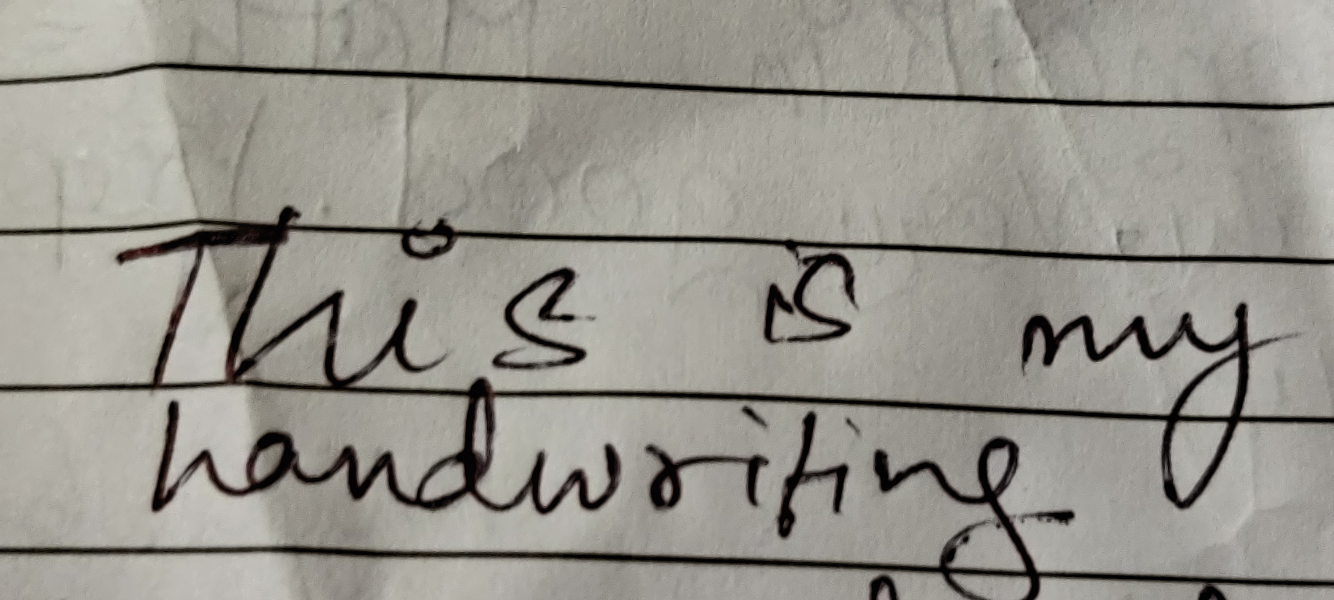
#> input picture my1.jpg, 4000 x 1800 px, given in place of hh.jpg, which was not available (shown at 1/3 size)
$ jupyter execute --allow-errors Untitled.ipynb   (shell and % lines are left out)
#> lines starting #> are read from the running program, lines starting #| are printed output that depends on the picture; after the words box and inside, x2 and y2 are one past the last pixel; in counts of white or black regions, pixels touching at a corner belong together; pictures that were not available may be replaced by others from this repository, and a replacement may not be noted
[cell 1]
rows, cols = 400, 200

[cell 2]
from PIL import Image
import numpy as np
import pandas as pd
import matplotlib.pyplot as plt
count = 1
imagelist = []
f = open("photos.txt", "r")
#> (reads photos.txt from the repository)
#> further down, img is the input picture: PIL image 4000x1800 RGB; mean R, G, B 150.3, 147.6, 140
#> `img = img.resize(newsize)`:
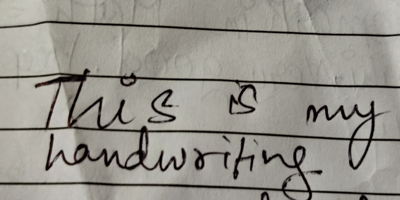
#> img: PIL image 400x200 RGB; mean R, G, B 150.3, 147.6, 140
#> `img = img.convert(mode="1", dither=Image.NONE)`:
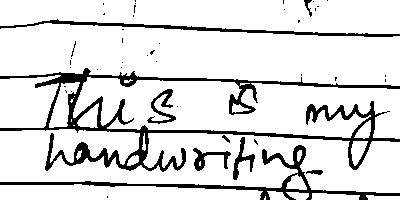
#> img: PIL image 400x200 1; 86.6% white; 45 black regions (36 under 20 px), largest, box (x1, y1, x2, y2) and area: (0, 68, 400, 172) 6356, (0, 145, 400, 200) 1993, (0, 19, 400, 37) 1169
#> pass 2 of the loop `for i in f.readlines():`:
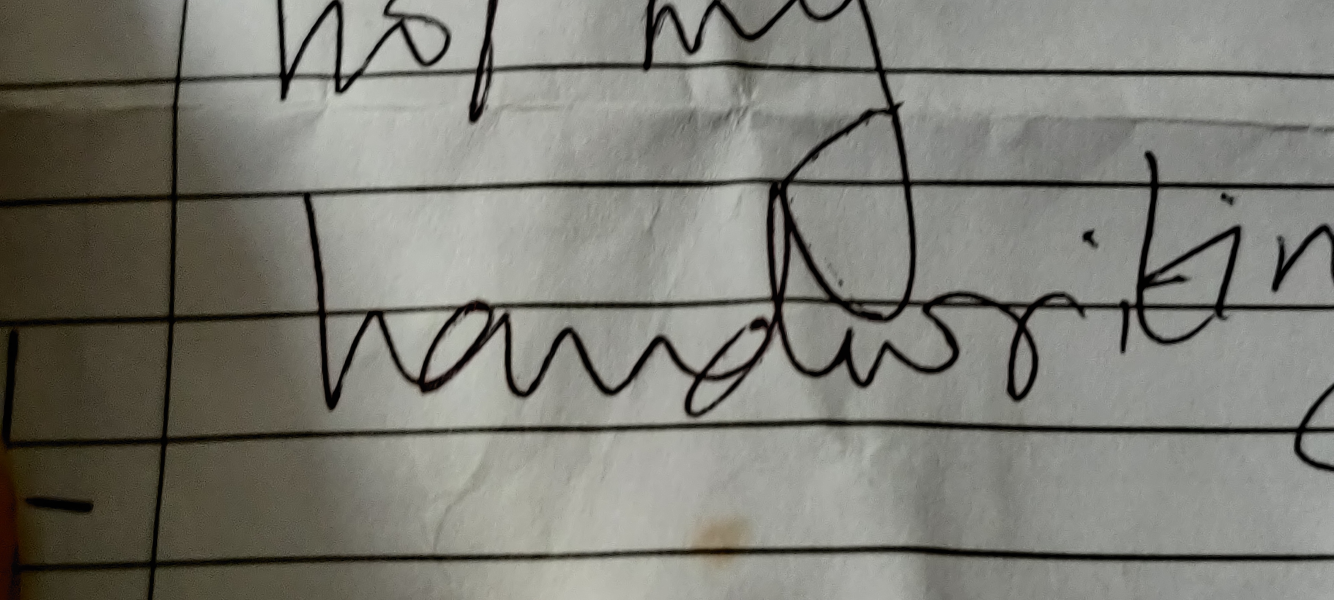
#> input picture my2.jpg, 4000 x 1800 px, given in place of hjk.jpg, which was not available (shown at 1/3 size)
#> img is the input picture: PIL image 4000x1800 RGB; mean R, G, B 124.5, 124, 116.4
#> `img = img.resize(newsize)`:
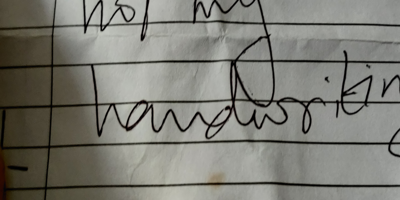
#> img: PIL image 400x200 RGB; mean R, G, B 124.5, 124, 116.4
#> `img = img.convert(mode="1", dither=Image.NONE)`:
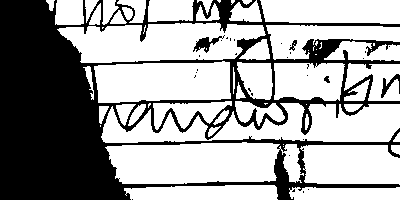
#> img: PIL image 400x200 1; 63.2% white; 31 black regions (26 under 20 px), largest, box (x1, y1, x2, y2) and area: (0, 0, 400, 200) 28988, (193, 35, 225, 53) 205, (381, 74, 400, 98) 153, (289, 40, 297, 51) 38, (324, 76, 330, 83) 28
#> (the rest of this cell did not finish here and is left out)

#> (a cell that did not finish here is left out)

#> (a cell that did not finish here is left out)

#> (a cell that did not finish here is left out)

[cell 6]
count = 1
#> count = 1
imagelist = []
f = open("not_photos.txt", "r")
#> (reads not_photos.txt from the repository)
#> (the rest of this cell did not finish here and is left out)
